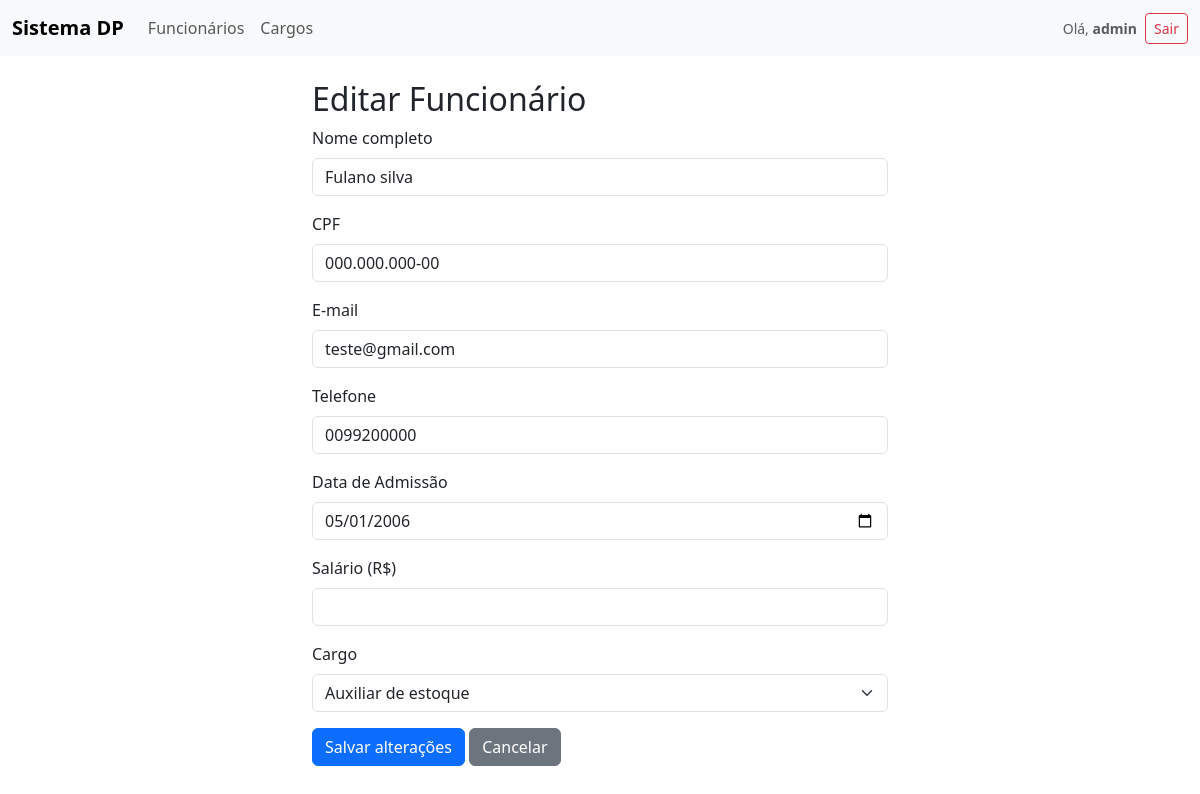
Before: /funcionarios/editar/1 (signed in) with the older database file.
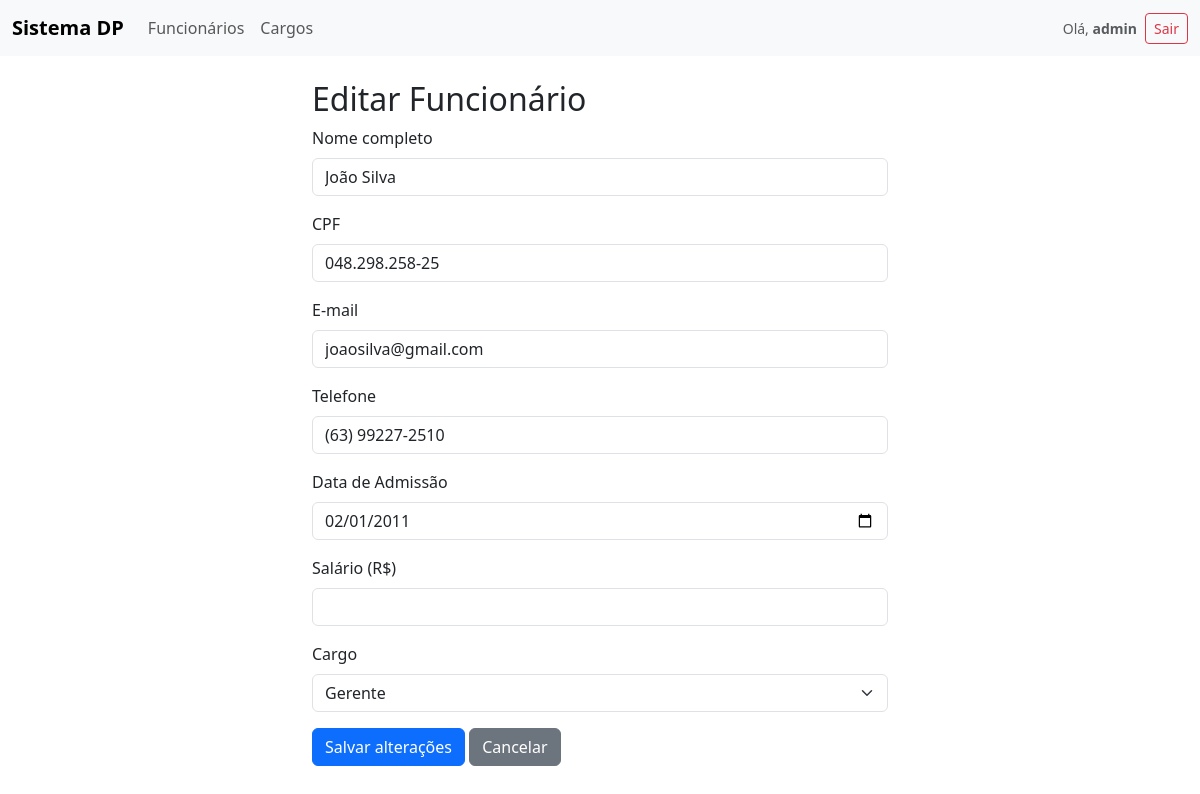
After: the same page with the newer database file.
### funcionarios/models.py (models this page shows, shortened)
class Funcionario(models.Model):
    nome = models.CharField(max_length=100)
    cpf = models.CharField(max_length=14, unique=True)
    email = models.EmailField(max_length=100, unique=True)
    telefone = models.CharField(max_length=20, unique=True)
    data_admissao = models.DateField()
    salario = models.DecimalField(max_digits=10, decimal_places=2)
    cargo = models.ForeignKey(Cargo, on_delete=models.CASCADE, default=1)

class Cargo(models.Model):
    nome = models.CharField(max_length=100)

### funcionarios/views.py (the view)
# urls.py: path('editar/<int:id>', views.editarFuncionario),
@permission_required('funcionarios.change_funcionario', login_url='/funcionarios/listar')
def editarFuncionario(request, id):
    if request.method == "POST":
        nome = request.POST.get('nome')
        cpf = request.POST.get('cpf')
        email = request.POST.get('email')
        telefone = request.POST.get('telefone')
        data_admissao = request.POST.get('data_admissao')
        salario = request.POST.get('salario')
        cargo = Cargo.objects.get(id=request.POST.get('cargo'))
        try:
            func = Funcionario.objects.get(id=id)
            func.nome = nome
            func.cpf = cpf
            func.email = email
            func.telefone = telefone
            func.data_admissao = data_admissao
            func.salario = salario
            func.cargo = cargo
            func.save()
            messages.success(request, 'Funcionário atualizado com sucesso!')
            return HttpResponseRedirect('/funcionarios/listar')
        except IntegrityError:
            messages.error(request, 'Já existe outro funcionário cadastrado com este CPF, E-mail ou Telefone.')
            funcionario = Funcionario.objects.get(id=id)
            cargos = Cargo.objects.all()
            return render(request, "editarFuncionario.html", {'funcionario': funcionario, 'cargos': cargos})
    else:
        funcionario = Funcionario.objects.get(id=id)
        cargos = Cargo.objects.all()
    return render(request, "editarFuncionario.html", {'funcionario': funcionario, 'cargos': cargos})

### funcionarios/templates/editarFuncionario.html (shortened to what this page needs)
{% extends "base.html" %}
{% block content %}
<div class="container mt-4" style="max-width: 600px;">
  <h2>Editar Funcionário</h2>
  <form method="POST" action="/funcionarios/editar/{{ funcionario.id }}">
    <div class="mb-3">
      <label for="nome" class="form-label">Nome completo</label>
      <input type="text" class="form-control" name="nome" id="nome" value="{{ funcionario.nome }}" required>
    </div>
    <div class="mb-3">
      <label for="cpf" class="form-label">CPF</label>
      <input type="text" class="form-control" name="cpf" id="cpf" value="{{ funcionario.cpf }}" required>
    </div>
    <div class="mb-3">
      <label for="email" class="form-label">E-mail</label>
      <input type="email" class="form-control" name="email" id="email" value="{{ funcionario.email }}" required>
    </div>
    <div class="mb-3">
      <label for="telefone" class="form-label">Telefone</label>
      <input type="text" class="form-control" name="telefone" id="telefone" value="{{ funcionario.telefone }}">
    </div>
    <div class="mb-3">
      <label for="data_admissao" class="form-label">Data de Admissão</label>
      <input type="date" class="form-control" name="data_admissao" id="data_admissao" value="{{ funcionario.data_admissao|date:'Y-m-d' }}" required>
    </div>
    <div class="mb-3">
      <label for="salario" class="form-label">Salário (R$)</label>
      <input type="number" class="form-control" name="salario" id="salario" step="0.01" min="0" value="{{ funcionario.salario }}" required>
    </div>
    <div class="mb-3">
      <label for="cargo" class="form-label">Cargo</label>
      <select class="form-select" name="cargo" id="cargo" required>
        {% for cargo in cargos %}
        <option value="{{ cargo.id }}" {% if cargo.id == funcionario.cargo.id %}selected{% endif %}>
          {{ cargo.nome }}
        </option>
        {% endfor %}
      </select>
    </div>
    <button type="submit" class="btn btn-primary">Salvar alterações</button>
    <a href="/funcionarios/listar" class="btn btn-secondary">Cancelar</a>
  </form>
</div>
{% endblock %}

Changed rows visible on the page:
changed Funcionario: nome "Fulano silva" → "João Silva"; cpf "000.000.000-00" → "048.298.258-25"; email "teste@gmail.com" → "joaosilva@gmail.com"; telefone "0099200000" → "(63) 99227-2510"; data_admissao "05/01/2006" → "02/01/2011"; cargo "Auxiliar de estoque" → "Gerente"
